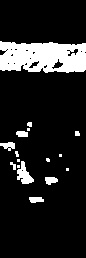
#> input picture images/0_10.jpg, 86 x 258 px; its folder holds 4 pictures in this run
$ python make_feature_map.py
#> lines starting #> are read from the running program, lines starting #| are printed output that depends on the picture
'''
@ xueoaru
   2019
'''


import numpy as np
import cv2 as cv
from numpy.linalg import eig
class Feature_extractor():
    def __init__(self,training_M):
        self.imgW = 32
        self.imgH = 40
        self.M = np.array(training_M).reshape((-1,self.imgW*self.imgH)) # (m,D)
        self.t = self.M - np.mean(self.M,axis = 0) # (m,D)
        C = self.t.dot(self.t.T) # (m,m)
        vals,vecs = eig(C) # 特征值，特征向量 (m,) (m,m)
        indices = np.argsort(vals)
        U = vecs[indices[:-11:-1],:] #(10,m)
        self.U = U.dot(self.t) # (10,D)

    def __call__(self,x):
        x = x.reshape((-1,self.imgW*self.imgH)) # (1,D)
        Dx = x - np.mean(self.M,axis = 0) # (1,D)
        return self.U.dot(Dx.T) # (m,1)
    def detect(self,feature):
        df = self.U.dot(self.t.T) - feature #(m,m)
        df = np.sum(df**2,axis = 0)
        result = np.sqrt(df)/1e5

        idx = np.argmin(result)
        score = result[idx]
        return idx,score
        #print(np.argmin(result))
        #print(result)


if __name__ == "__main__":
    import glob
    files = glob.glob("./images/*.jpg")
    imgs = []
    for file in files:
        img = cv.imread(file)
#> img is the input picture: shape (258, 86, 3); min 0, max 255, mean 33.4
        img = cv.cvtColor(img,cv.COLOR_BGR2GRAY)
#> img: shape (258, 86)
        img = cv.resize(img,(32,40))
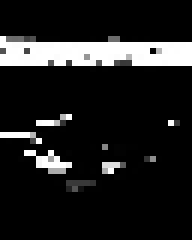
#> img: shape (40, 32) (shown 6 times larger); min 0, max 255, mean 31.8
        imgs.append(img)
#> pass 2 of the loop `for file in files:`:
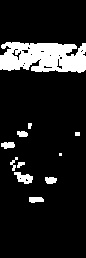
#> input picture images/0_11.jpg, 86 x 258 px
#> img is the input picture: shape (258, 86, 3); min 0, max 255, mean 30.7
#> `img = cv.resize(img,(32,40))`:
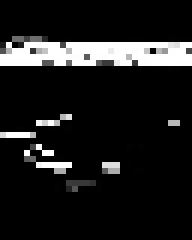
#> img: shape (40, 32) (shown 6 times larger); min 0, max 255, mean 29
#> pass 3 of the loop `for file in files:`:
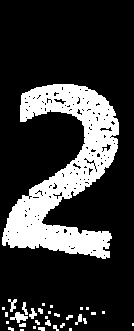
#> input picture images/2_1.jpg, 134 x 331 px
#> img is the input picture: shape (331, 134, 3); min 0, max 255, mean 55.6
#> `img = cv.resize(img,(32,40))`:
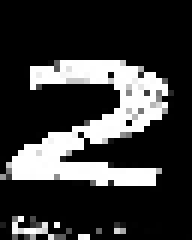
#> img: shape (40, 32) (shown 6 times larger); min 0, max 255, mean 55.9
#> the loop made 4 passes; the first 3 are shown
    M = imgs
        #M = [[[1,2,3],[4,5,6],[7,8,9]],[[1,3,3],[4,4,6],[7,7,9]]]
    f = Feature_extractor(M)
    print(f.U)
    feature_img = f.U[1,:].reshape((40,32))
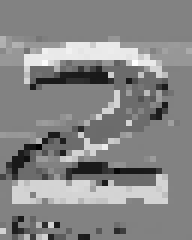
#> feature_img: shape (40, 32) float64 (shown 6 times larger); min -215.5, max 207, mean 7.2; drawn with min black and max white
    cv.imshow("r",feature_img)
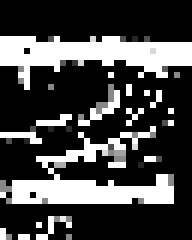
#> window 'r': shape (40, 32) (shown 6 times larger); min 0, max 255, mean 69.9
    cv.waitKey(0)
    # [4 lines of commented-out code are left out]
